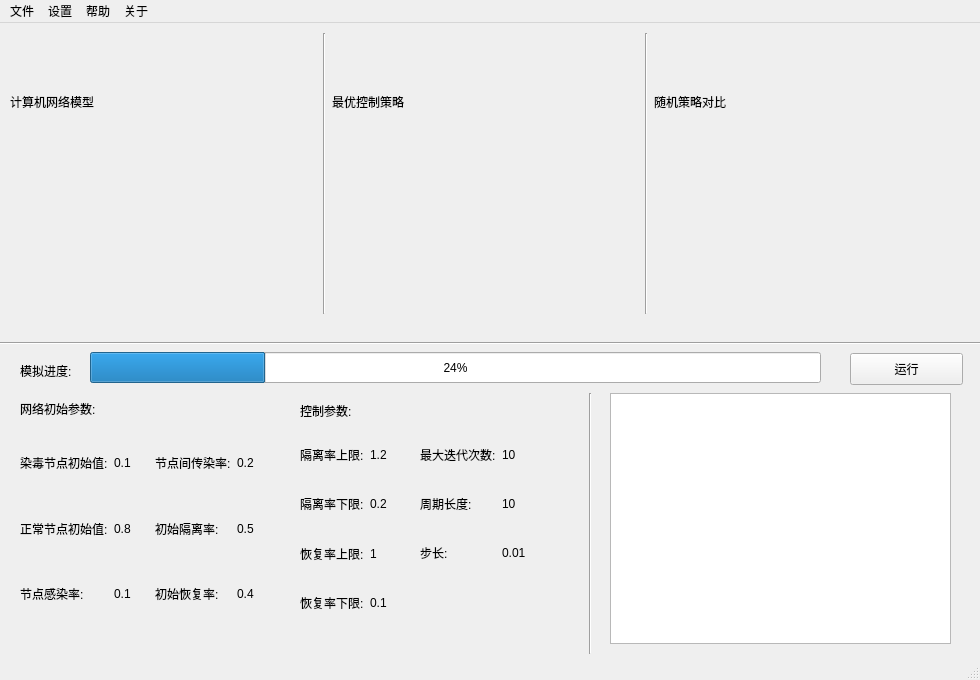
<?xml version="1.0" encoding="UTF-8"?>
<ui version="4.0">
 <class>MainWindow</class>
 <widget class="QMainWindow" name="MainWindow">
  <property name="geometry">
   <rect>
    <x>0</x>
    <y>0</y>
    <width>980</width>
    <height>680</height>
   </rect>
  </property>
  <property name="sizePolicy">
   <sizepolicy hsizetype="Fixed" vsizetype="Fixed">
    <horstretch>0</horstretch>
    <verstretch>0</verstretch>
   </sizepolicy>
  </property>
  <property name="minimumSize">
   <size>
    <width>980</width>
    <height>680</height>
   </size>
  </property>
  <property name="maximumSize">
   <size>
    <width>980</width>
    <height>680</height>
   </size>
  </property>
  <property name="cursor">
   <cursorShape>ArrowCursor</cursorShape>
  </property>
  <property name="contextMenuPolicy">
   <enum>Qt::DefaultContextMenu</enum>
  </property>
  <property name="windowTitle">
   <string>病毒传播控制原型系统</string>
  </property>
  <property name="windowIcon">
   <iconset>
    <normaloff>../../Downloads/siren.png</normaloff>../../Downloads/siren.png</iconset>
  </property>
  <property name="windowOpacity">
   <double>0.980000000000000</double>
  </property>
  <widget class="QWidget" name="centralwidget">
   <widget class="QLabel" name="label_4">
    <property name="geometry">
     <rect>
      <x>270</x>
      <y>690</y>
      <width>30</width>
      <height>18</height>
     </rect>
    </property>
    <property name="text">
     <string>参数:</string>
    </property>
   </widget>
   <widget class="QProgressBar" name="progressBar">
    <property name="geometry">
     <rect>
      <x>90</x>
      <y>329</y>
      <width>731</width>
      <height>31</height>
     </rect>
    </property>
    <property name="value">
     <number>24</number>
    </property>
   </widget>
   <widget class="QLabel" name="label_6">
    <property name="geometry">
     <rect>
      <x>20</x>
      <y>370</y>
      <width>91</width>
      <height>31</height>
     </rect>
    </property>
    <property name="text">
     <string>网络初始参数:</string>
    </property>
    <property name="textFormat">
     <enum>Qt::PlainText</enum>
    </property>
   </widget>
   <widget class="Line" name="line">
    <property name="geometry">
     <rect>
      <x>0</x>
      <y>310</y>
      <width>991</width>
      <height>20</height>
     </rect>
    </property>
    <property name="sizePolicy">
     <sizepolicy hsizetype="Minimum" vsizetype="Expanding">
      <horstretch>0</horstretch>
      <verstretch>0</verstretch>
     </sizepolicy>
    </property>
    <property name="orientation">
     <enum>Qt::Horizontal</enum>
    </property>
   </widget>
   <widget class="QLabel" name="label_12">
    <property name="geometry">
     <rect>
      <x>20</x>
      <y>340</y>
      <width>60</width>
      <height>16</height>
     </rect>
    </property>
    <property name="text">
     <string>模拟进度:</string>
    </property>
   </widget>
   <widget class="QPushButton" name="pushButton">
    <property name="geometry">
     <rect>
      <x>850</x>
      <y>330</y>
      <width>113</width>
      <height>32</height>
     </rect>
    </property>
    <property name="text">
     <string>运行</string>
    </property>
   </widget>
   <widget class="Line" name="line_2">
    <property name="geometry">
     <rect>
      <x>580</x>
      <y>370</y>
      <width>20</width>
      <height>261</height>
     </rect>
    </property>
    <property name="orientation">
     <enum>Qt::Vertical</enum>
    </property>
   </widget>
   <widget class="QLabel" name="label_33">
    <property name="geometry">
     <rect>
      <x>300</x>
      <y>380</y>
      <width>60</width>
      <height>16</height>
     </rect>
    </property>
    <property name="text">
     <string>控制参数:</string>
    </property>
   </widget>
   <widget class="QWidget" name="layoutWidget">
    <property name="geometry">
     <rect>
      <x>20</x>
      <y>410</y>
      <width>263</width>
      <height>191</height>
     </rect>
    </property>
    <layout class="QGridLayout" name="gridLayout_14">
     <item row="0" column="0">
      <layout class="QGridLayout" name="gridLayout_12">
       <item row="0" column="0">
        <layout class="QGridLayout" name="gridLayout_4">
         <item row="0" column="0">
          <widget class="QLabel" name="label_5">
           <property name="text">
            <string>染毒节点初始值:</string>
           </property>
          </widget>
         </item>
         <item row="1" column="0">
          <widget class="QLabel" name="label_7">
           <property name="text">
            <string>正常节点初始值:</string>
           </property>
          </widget>
         </item>
         <item row="2" column="0">
          <widget class="QLabel" name="label_10">
           <property name="text">
            <string>节点感染率:</string>
           </property>
          </widget>
         </item>
        </layout>
       </item>
       <item row="0" column="1">
        <layout class="QGridLayout" name="gridLayout_5">
         <item row="0" column="0">
          <widget class="QLabel" name="label_13">
           <property name="text">
            <string>0.1</string>
           </property>
          </widget>
         </item>
         <item row="1" column="0">
          <widget class="QLabel" name="label_14">
           <property name="text">
            <string>0.8</string>
           </property>
          </widget>
         </item>
         <item row="2" column="0">
          <widget class="QLabel" name="label_15">
           <property name="text">
            <string>0.1</string>
           </property>
          </widget>
         </item>
        </layout>
       </item>
      </layout>
     </item>
     <item row="0" column="1">
      <layout class="QGridLayout" name="gridLayout_13">
       <item row="0" column="0">
        <layout class="QGridLayout" name="gridLayout_6">
         <item row="0" column="0">
          <widget class="QLabel" name="label_8">
           <property name="text">
            <string>节点间传染率:</string>
           </property>
          </widget>
         </item>
         <item row="1" column="0">
          <widget class="QLabel" name="label_9">
           <property name="text">
            <string>初始隔离率:</string>
           </property>
          </widget>
         </item>
         <item row="2" column="0">
          <widget class="QLabel" name="label_11">
           <property name="text">
            <string>初始恢复率:</string>
           </property>
          </widget>
         </item>
        </layout>
       </item>
       <item row="0" column="1">
        <layout class="QGridLayout" name="gridLayout_7">
         <item row="0" column="0">
          <widget class="QLabel" name="label_16">
           <property name="text">
            <string>0.2</string>
           </property>
          </widget>
         </item>
         <item row="1" column="0">
          <widget class="QLabel" name="label_17">
           <property name="text">
            <string>0.5</string>
           </property>
          </widget>
         </item>
         <item row="2" column="0">
          <widget class="QLabel" name="label_18">
           <property name="text">
            <string>0.4</string>
           </property>
          </widget>
         </item>
        </layout>
       </item>
      </layout>
     </item>
    </layout>
   </widget>
   <widget class="QWidget" name="layoutWidget">
    <property name="geometry">
     <rect>
      <x>300</x>
      <y>410</y>
      <width>105</width>
      <height>191</height>
     </rect>
    </property>
    <layout class="QGridLayout" name="gridLayout_15">
     <item row="0" column="0">
      <layout class="QGridLayout" name="gridLayout_10">
       <item row="0" column="0">
        <widget class="QLabel" name="label_21">
         <property name="text">
          <string>隔离率上限:</string>
         </property>
        </widget>
       </item>
       <item row="1" column="0">
        <widget class="QLabel" name="label_22">
         <property name="text">
          <string>隔离率下限:</string>
         </property>
        </widget>
       </item>
       <item row="2" column="0">
        <widget class="QLabel" name="label_23">
         <property name="text">
          <string>恢复率上限:</string>
         </property>
        </widget>
       </item>
       <item row="3" column="0">
        <widget class="QLabel" name="label_24">
         <property name="text">
          <string>恢复率下限:</string>
         </property>
        </widget>
       </item>
      </layout>
     </item>
     <item row="0" column="1">
      <layout class="QGridLayout" name="gridLayout_11">
       <item row="0" column="0">
        <widget class="QLabel" name="label_27">
         <property name="text">
          <string>1.2</string>
         </property>
        </widget>
       </item>
       <item row="1" column="0">
        <widget class="QLabel" name="label_28">
         <property name="text">
          <string>0.2</string>
         </property>
        </widget>
       </item>
       <item row="2" column="0">
        <widget class="QLabel" name="label_29">
         <property name="text">
          <string>1</string>
         </property>
        </widget>
       </item>
       <item row="3" column="0">
        <widget class="QLabel" name="label_30">
         <property name="text">
          <string>0.1</string>
         </property>
        </widget>
       </item>
      </layout>
     </item>
    </layout>
   </widget>
   <widget class="QWidget" name="layoutWidget">
    <property name="geometry">
     <rect>
      <x>420</x>
      <y>410</y>
      <width>124</width>
      <height>141</height>
     </rect>
    </property>
    <layout class="QGridLayout" name="gridLayout_16">
     <item row="0" column="0">
      <layout class="QGridLayout" name="gridLayout_8">
       <item row="0" column="0">
        <widget class="QLabel" name="label_19">
         <property name="text">
          <string>最大迭代次数:</string>
         </property>
        </widget>
       </item>
       <item row="1" column="0">
        <widget class="QLabel" name="label_25">
         <property name="text">
          <string>周期长度:</string>
         </property>
        </widget>
       </item>
       <item row="2" column="0">
        <widget class="QLabel" name="label_26">
         <property name="text">
          <string>步长:</string>
         </property>
        </widget>
       </item>
      </layout>
     </item>
     <item row="0" column="1">
      <layout class="QGridLayout" name="gridLayout_9">
       <item row="0" column="0">
        <widget class="QLabel" name="label_20">
         <property name="text">
          <string>10</string>
         </property>
        </widget>
       </item>
       <item row="1" column="0">
        <widget class="QLabel" name="label_31">
         <property name="text">
          <string>10</string>
         </property>
        </widget>
       </item>
       <item row="2" column="0">
        <widget class="QLabel" name="label_32">
         <property name="text">
          <string>0.01</string>
         </property>
        </widget>
       </item>
      </layout>
     </item>
    </layout>
   </widget>
   <widget class="QTextBrowser" name="textBrowser">
    <property name="geometry">
     <rect>
      <x>610</x>
      <y>370</y>
      <width>341</width>
      <height>251</height>
     </rect>
    </property>
   </widget>
   <widget class="QWidget" name="">
    <property name="geometry">
     <rect>
      <x>10</x>
      <y>10</y>
      <width>951</width>
      <height>281</height>
     </rect>
    </property>
    <layout class="QGridLayout" name="gridLayout">
     <item row="0" column="0">
      <widget class="QLabel" name="label">
       <property name="frameShadow">
        <enum>QFrame::Raised</enum>
       </property>
       <property name="text">
        <string>计算机网络模型</string>
       </property>
       <property name="scaledContents">
        <bool>false</bool>
       </property>
       <property name="margin">
        <number>1</number>
       </property>
      </widget>
     </item>
     <item row="0" column="1" rowspan="2">
      <widget class="Line" name="line_4">
       <property name="orientation">
        <enum>Qt::Vertical</enum>
       </property>
      </widget>
     </item>
     <item row="0" column="2">
      <widget class="QLabel" name="label_2">
       <property name="text">
        <string>最优控制策略</string>
       </property>
      </widget>
     </item>
     <item row="0" column="3" rowspan="2">
      <widget class="Line" name="line_5">
       <property name="orientation">
        <enum>Qt::Vertical</enum>
       </property>
      </widget>
     </item>
     <item row="0" column="4">
      <widget class="QLabel" name="label_3">
       <property name="text">
        <string>随机策略对比</string>
       </property>
      </widget>
     </item>
     <item row="1" column="0">
      <widget class="QLabel" name="label_34">
       <property name="text">
        <string/>
       </property>
       <property name="pixmap">
        <pixmap>net/football.png</pixmap>
       </property>
       <property name="scaledContents">
        <bool>true</bool>
       </property>
      </widget>
     </item>
     <item row="1" column="2">
      <widget class="QLabel" name="label_35">
       <property name="text">
        <string/>
       </property>
       <property name="pixmap">
        <pixmap>OPtr/61.png</pixmap>
       </property>
       <property name="scaledContents">
        <bool>true</bool>
       </property>
      </widget>
     </item>
     <item row="1" column="4">
      <widget class="QLabel" name="label_36">
       <property name="text">
        <string/>
       </property>
       <property name="pixmap">
        <pixmap>Compare_Opt_Sta.png</pixmap>
       </property>
       <property name="scaledContents">
        <bool>true</bool>
       </property>
      </widget>
     </item>
    </layout>
   </widget>
  </widget>
  <widget class="QMenuBar" name="menubar">
   <property name="geometry">
    <rect>
     <x>0</x>
     <y>0</y>
     <width>980</width>
     <height>24</height>
    </rect>
   </property>
   <property name="nativeMenuBar">
    <bool>false</bool>
   </property>
   <widget class="QMenu" name="menu1">
    <property name="title">
     <string>文件</string>
    </property>
    <addaction name="openNet"/>
    <addaction name="newRandomNet"/>
    <addaction name="save"/>
    <addaction name="actionwfrre"/>
   </widget>
   <widget class="QMenu" name="menu">
    <property name="title">
     <string>设置</string>
    </property>
    <addaction name="setArgument1"/>
    <addaction name="setArgument2"/>
    <addaction name="setArgument3"/>
   </widget>
   <widget class="QMenu" name="menu_2">
    <property name="title">
     <string>帮助</string>
    </property>
    <addaction name="help"/>
   </widget>
   <widget class="QMenu" name="menu_3">
    <property name="title">
     <string>关于</string>
    </property>
    <addaction name="AboutThis"/>
   </widget>
   <addaction name="menu1"/>
   <addaction name="menu"/>
   <addaction name="menu_2"/>
   <addaction name="menu_3"/>
  </widget>
  <widget class="QStatusBar" name="statusbar"/>
  <action name="openNet">
   <property name="text">
    <string>打开网络</string>
   </property>
  </action>
  <action name="newRandomNet">
   <property name="text">
    <string>新建随机网络</string>
   </property>
  </action>
  <action name="save">
   <property name="text">
    <string>保存控制策略</string>
   </property>
  </action>
  <action name="actionwfrre">
   <property name="text">
    <string>退出程序</string>
   </property>
  </action>
  <action name="setArgument1">
   <property name="text">
    <string>设置网络传播参数</string>
   </property>
  </action>
  <action name="setArgument2">
   <property name="text">
    <string>设置控制参数</string>
   </property>
  </action>
  <action name="setArgument3">
   <property name="text">
    <string>设置随机控制参数</string>
   </property>
  </action>
  <action name="AboutThis">
   <property name="text">
    <string>关于此系统</string>
   </property>
  </action>
  <action name="help">
   <property name="text">
    <string>使用说明</string>
   </property>
  </action>
 </widget>
 <resources/>
 <connections/>
</ui>
